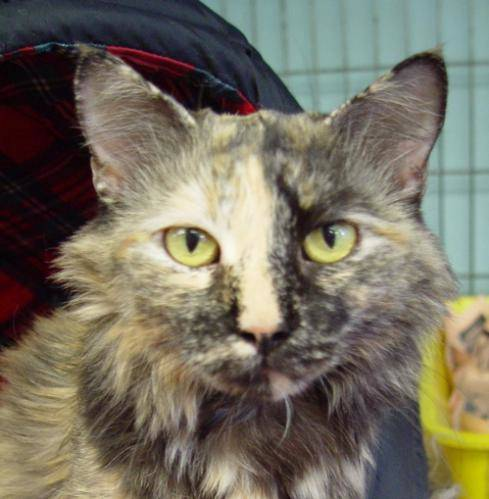
#> input picture svm/cats/cat.10.jpg, 489 x 499 px; its folder holds 4 pictures in this run
$ python image_classification.py
#> lines starting #> are read from the running program, lines starting #| are printed output that depends on the picture
import os
import cv2
import numpy as np
import joblib
from sklearn.model_selection import train_test_split, GridSearchCV
from sklearn.svm import SVC
from sklearn.metrics import accuracy_score
from skimage.feature import hog

# Function to load images and extract HOG features
def load_images_from_folder(folder, label):
#> called with folder = 'cats', label = 0
    images, labels = [], []

    for filename in os.listdir(folder):
        img_path = os.path.join(folder, filename)
        img = cv2.imread(img_path, cv2.IMREAD_GRAYSCALE)  # Convert to grayscale
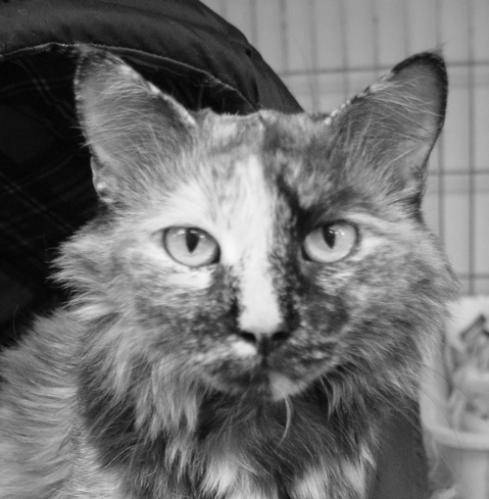
#> img: shape (499, 489); min 0, max 249, mean 111.9

        if img is not None:
            img = cv2.resize(img, (128, 128))  # Resize to fixed size
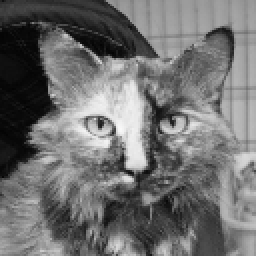
#> img: shape (128, 128) (shown 2 times larger); min 3, max 248, mean 111.7
            features = hog(img, pixels_per_cell=(8, 8), cells_per_block=(2, 2), feature_vector=True)
#> features = 8100 values, max 0.518 at index 3305, min 0 at index 88, mean 0.141
            images.append(features)
            labels.append(label)
        else:
            print(f"Warning: Unable to read image {img_path}")
#> pass 2 of the loop in load_images_from_folder, `for filename in os.listdir(folder):`:
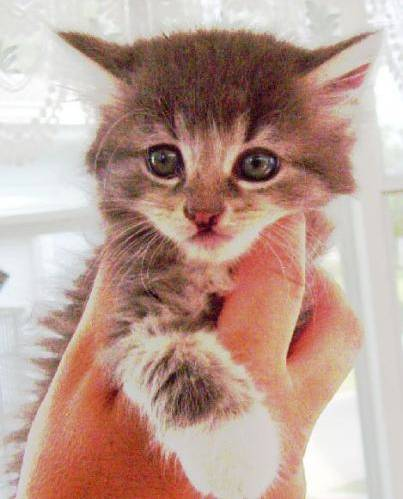
#> input picture svm/cats/cat.100.jpg, 403 x 499 px
#> in load_images_from_folder, `img = cv2.imread(img_path, cv2.IMREAD_GRAYSCALE)`:
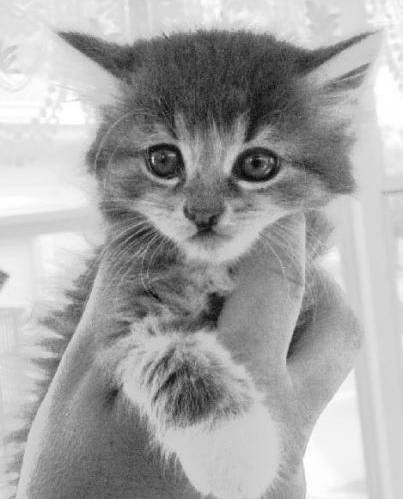
#> img: shape (499, 403); min 0, max 255, mean 166.3
#> in load_images_from_folder, `img = cv2.resize(img, (128, 128))`:
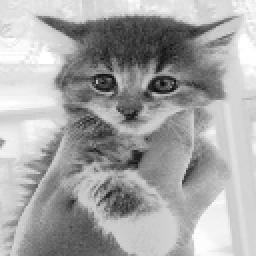
#> img: shape (128, 128) (shown 2 times larger); min 9, max 255, mean 166.2
#> features = 8100 values, max 0.574 at index 7505, min 0 at index 178, mean 0.134
#> pass 3 of the loop in load_images_from_folder, `for filename in os.listdir(folder):`:
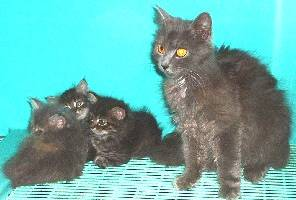
#> input picture svm/cats/cat.101.jpg, 296 x 200 px
#> in load_images_from_folder, `img = cv2.imread(img_path, cv2.IMREAD_GRAYSCALE)`:
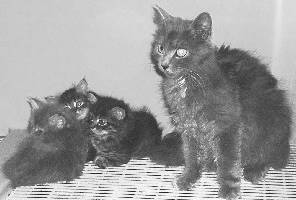
#> img: shape (200, 296); min 18, max 255, mean 156
#> in load_images_from_folder, `img = cv2.resize(img, (128, 128))`:
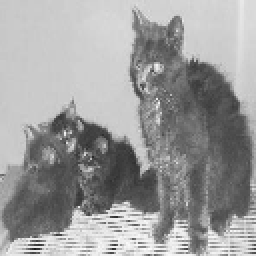
#> img: shape (128, 128) (shown 2 times larger); min 26, max 253, mean 155.9
#> features = 8100 values, max 0.521 at index 3478, min 0 at index 3, mean 0.135
#> the loop made 4 passes; the first 3 are shown

    return images, labels

# Load dataset
cat_images, cat_labels = load_images_from_folder("cats", 0)  # 0 for cat
dog_images, dog_labels = load_images_from_folder("dogs", 1)  # 1 for dog
#> (the run stopped early here; a loop or call above may not have finished)
